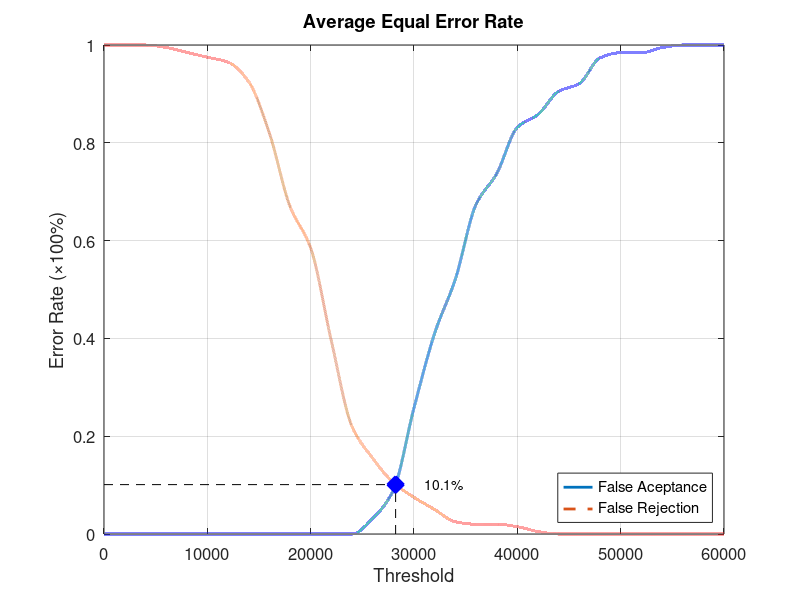
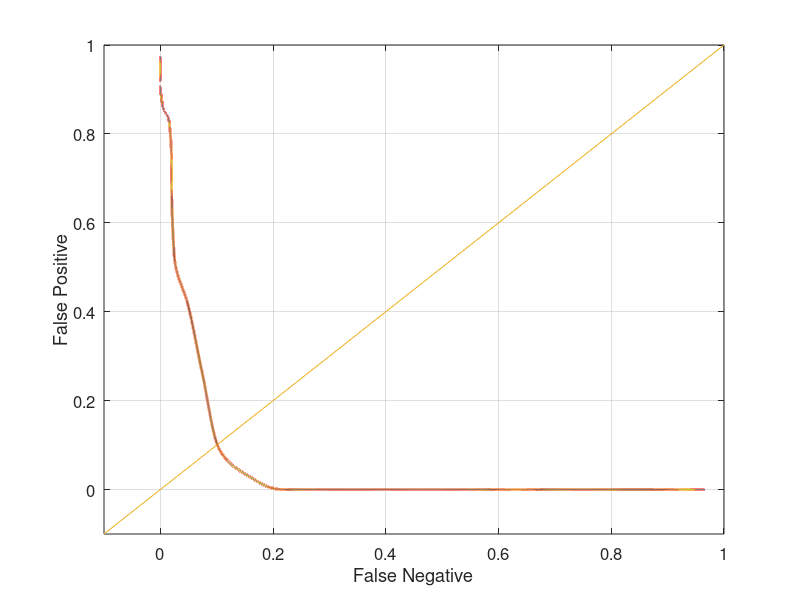

These figures' MATLAB source, in order:
function yEER = Database3_1
close all;
clear;
clc;
x = 0:2000:60000;
xq = 0:0.5:60000;

y0 = [0 0 0 0 0 0 0 0 0 0 0 0 0 0.0315789 0.0894737 0.257895 0.410526 0.521053 0.673684 0.736842 0.831579 0.857895 0.905263 0.921053 0.973684 0.984211 0.984211 0.994737 1 1 1];
yy0 = interp1(x, y0, xq, 'pchip');
y1 = [1 1 1 0.995 0.985 0.975 0.965 0.925 0.82 0.67 0.585 0.395 0.22 0.155 0.105 0.075 0.05 0.025 0.02 0.02 0.015 0.005 0 0 0 0 0 0 0 0 0];
yy1 = interp1(x, y1, xq, 'pchip');

% Calculating EER: 
y2 = abs(y0 - y1);
find(y2 == min(y2))
yy2 = abs(yy0 - yy1);
xEER = find(yy2 == min(yy2));
xEERIndex = xq(xEER) % X-axis EER
yEER = yy0(xEER) % Y-axis EER

main = figure
plot(xq, yy0,'-','LineWidth', 2);	hold on
plot(xq, yy1,'--','LineWidth', 2);	hold on
plot([xEERIndex xEERIndex], [0 yEER], 'k--');	hold on
plot([0 xEERIndex], [yEER yEER], 'k--');	hold on
plot(xEERIndex, yEER, 'bx', 'LineWidth', 10);	hold on
text(xEERIndex + 10 * xEERIndex / 100, yEER, [num2str(round((10000 * yEER)) / 100) '%'])
legend('False Aceptance', 'False Rejection', 'Location', 'SouthEast')
xlabel('Threshold')
ylabel('Error Rate (\times100%)')
title('Average Equal Error Rate')
set(gca, 'FontSize', 12)
axis([0 60000 0 1])
grid on

print(main, 'Database3_1Main', '-dpng');
FNRxFPR = figure('Color', [1 1 1]);
plot(yy1, yy0, '-', yy1, yy0, 'LineWidth', 2);
hold on
y = -0.1:0.1:1
plot(y, y); 
set(gca, 'FontSize', 12)
xlabel('False Negative')
ylabel('False Positive')
axis([-0.1 1 -0.1 1])
set(gca, 'FontSize', 12)
grid on

print(FNRxFPR, 'Database3_1FNRxFPR','-dpng');
end
